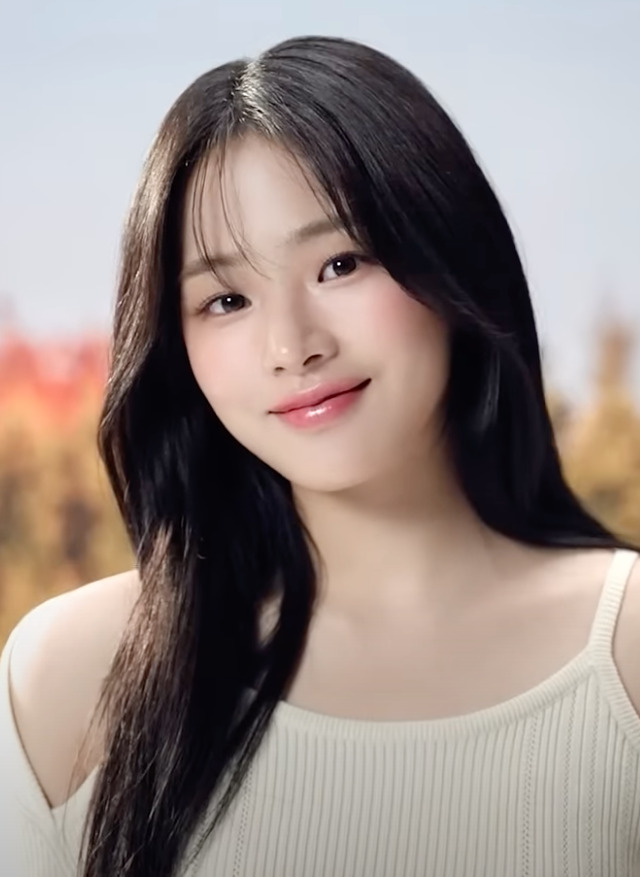
#> input picture resources/minji.jpg, 640 x 877 px, found by its file name
$ python chapter6.py
#> lines starting #> are read from the running program, lines starting #| are printed output that depends on the picture
import cv2
import numpy as np

# ============================================================
# CHAPTER 6: STACK IMAGES (MENYUSUN BANYAK GAMBAR DALAM 1 WINDOW)
# ============================================================
# Tujuan:
# - Biar kita bisa melihat beberapa hasil proses OpenCV sekaligus (grid)
# - Contoh: Original | Gray | Blur / Canny | Dilate | Erode
#
# Problem:
# - np.hstack / np.vstack butuh gambar dengan ukuran (height,width) sama
# - dan jumlah channel sama (BGR=3). Kalau ada grayscale (1 channel) -> harus diubah ke BGR
#
# Solusi:
# - Resize semua gambar ke ukuran patokan
# - Convert grayscale -> BGR
# - Lalu stack horizontal dan vertical


def stackImages(scale, imgArray):
    """
    scale    : skala ukuran gambar (misal 0.5 = 50% dari ukuran patokan)
    imgArray : bisa 2 bentuk:
               - 1D: [img1, img2, img3]            -> hasil 1 baris
               - 2D: [[img1, img2], [img3, img4]]  -> hasil grid
    return   : 1 gambar besar hasil gabungan
    """

    rows = len(imgArray)                  # jumlah baris
    rowsAvailable = isinstance(imgArray[0], list)  # True jika 2D list

    # Kalau 2D list, jumlah kolom diambil dari baris pertama
    cols = len(imgArray[0]) if rowsAvailable else len(imgArray)

    # Ambil ukuran patokan dari gambar pertama (paling kiri atas)
    # shape[:2] -> (height, width)
    if rowsAvailable:
        height, width = imgArray[0][0].shape[:2]
    else:
        height, width = imgArray[0].shape[:2]

    # =========================
    # KASUS A: GRID (2D LIST)
    # =========================
    if rowsAvailable:
        for r in range(rows):
            for c in range(cols):
                # 1) Samakan ukuran dulu
                if imgArray[r][c].shape[:2] == (height, width):
                    # kalau sama, cukup scale
                    imgArray[r][c] = cv2.resize(imgArray[r][c], (0, 0), None, scale, scale)
                else:
                    # kalau beda, resize ke patokan dulu, lalu scale
                    imgArray[r][c] = cv2.resize(imgArray[r][c], (width, height), None, scale, scale)

                # 2) Samakan channel
                # grayscale punya shape (h,w) -> len(shape)==2
                # convert agar jadi BGR (h,w,3), supaya bisa di-stack bareng gambar warna
                if len(imgArray[r][c].shape) == 2:
                    imgArray[r][c] = cv2.cvtColor(imgArray[r][c], cv2.COLOR_GRAY2BGR)

        # Gabungkan tiap baris secara horizontal
        hor_list = []
        for r in range(rows):
            hor_list.append(np.hstack(imgArray[r]))

        # Gabungkan semua baris secara vertical -> jadi grid utuh
        ver = np.vstack(hor_list)
        return ver

    # =========================
    # KASUS B: 1 BARIS (1D LIST)
    # =========================
    else:
        for i in range(rows):
            # 1) Samakan ukuran
            if imgArray[i].shape[:2] == (height, width):
                imgArray[i] = cv2.resize(imgArray[i], (0, 0), None, scale, scale)
            else:
                imgArray[i] = cv2.resize(imgArray[i], (width, height), None, scale, scale)

            # 2) Samakan channel
            if len(imgArray[i].shape) == 2:
                imgArray[i] = cv2.cvtColor(imgArray[i], cv2.COLOR_GRAY2BGR)

        # Gabungkan semua gambar jadi 1 baris
        return np.hstack(imgArray)


# =========================
# CONTOH PEMAKAIAN
# =========================
img = cv2.imread("Resources/minji.jpg")
#> img is the input picture: shape (877, 640, 3); mean B, G, R 134.2, 138.9, 151.8
if img is None:
    raise FileNotFoundError("Gambar tidak ditemukan. Cek path: Resources/minji.jpg")

imgGray = cv2.cvtColor(img, cv2.COLOR_BGR2GRAY)
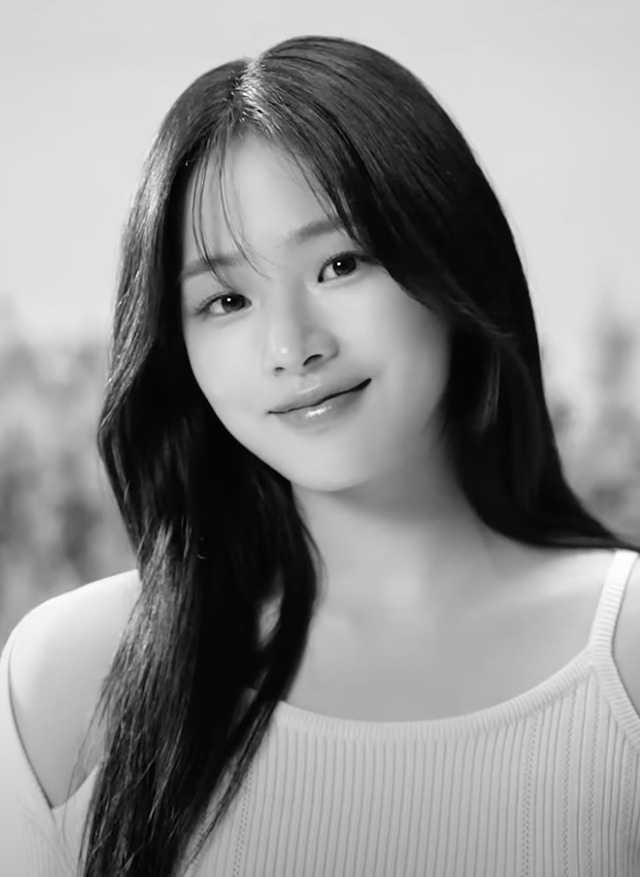
#> imgGray: shape (877, 640); min 1, max 254, mean 142.2

# Buat grid 2 baris x 3 kolom
# Baris 1: Original | Gray | Original
# Baris 2: Original | Original | Original
imgStack = stackImages(0.5, [
    [img, imgGray, img],
    [img, img,     img]
])
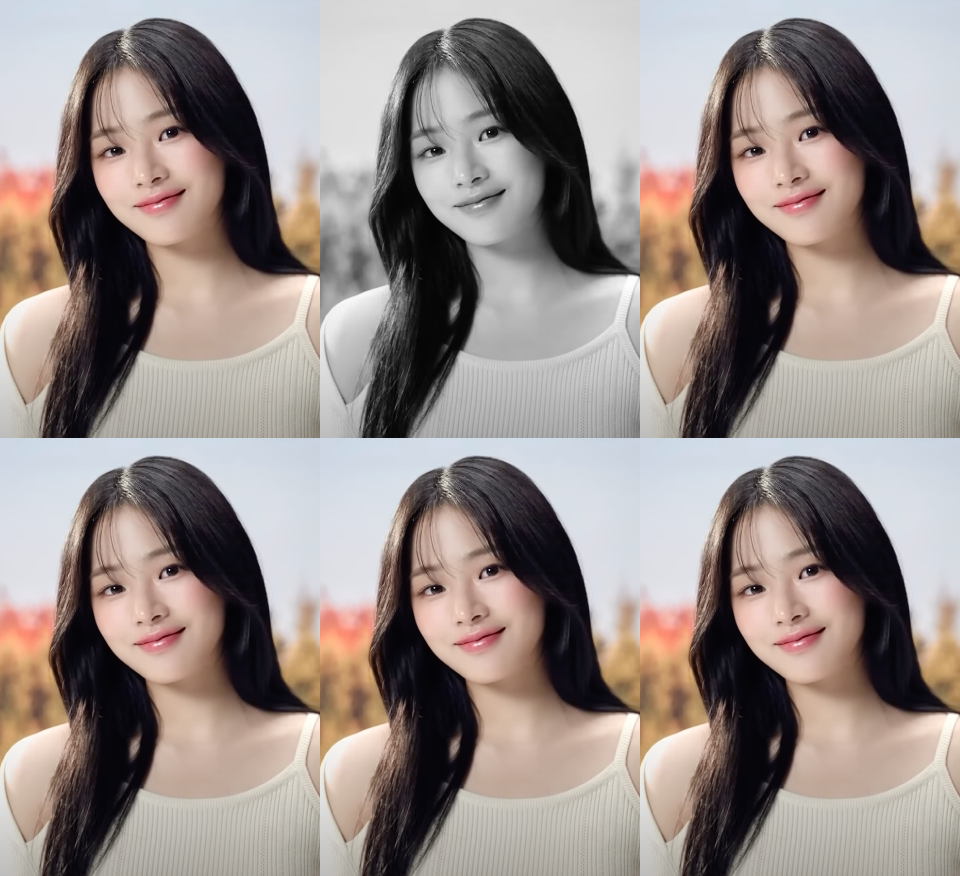
#> imgStack: shape (876, 960, 3); mean B, G, R 135.6, 139.5, 150.3

cv2.imshow("CHAPTER 6 - ImageStack", imgStack)
cv2.waitKey(0)
cv2.destroyAllWindows()

$ run again, with resources/cards.jpg copied over resources/minji.jpg
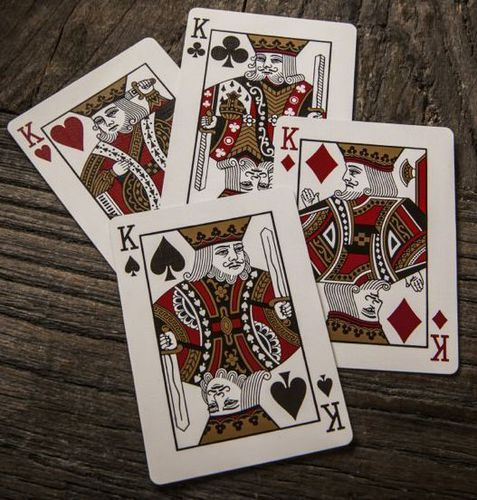
#> input picture resources/cards.jpg, 477 x 500 px, found by its file name
#> img is the input picture: shape (500, 477, 3); mean B, G, R 88.1, 96.6, 109.6
#> `imgGray = cv2.cvtColor(img, cv2.COLOR_BGR2GRAY)`:
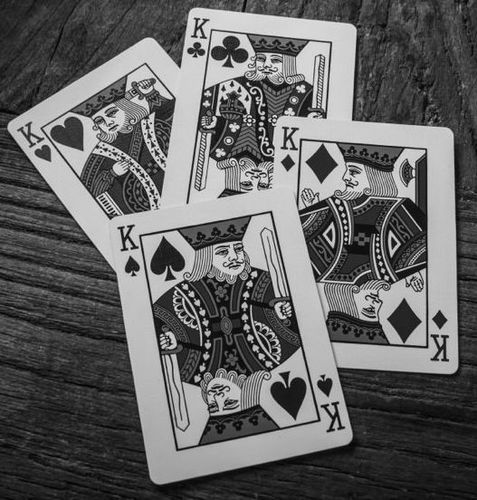
#> imgGray: shape (500, 477); min 1, max 251, mean 99.5
#> `imgStack = stackImages(0.5, [ [img, imgGray, img], [img, img,     img]..`:
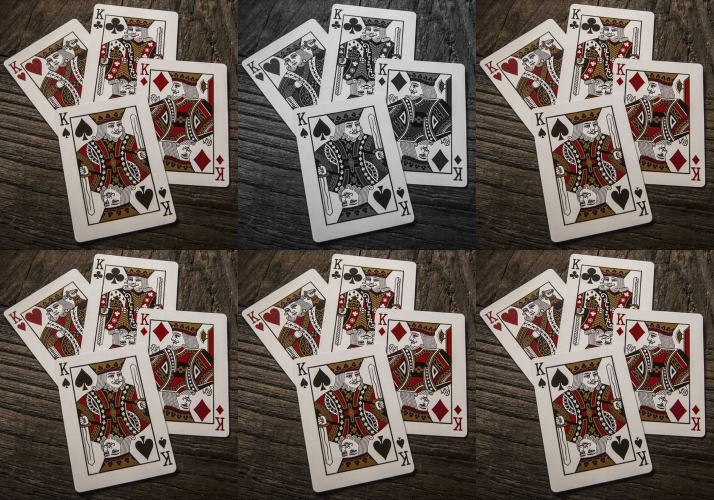
#> imgStack: shape (500, 714, 3); mean B, G, R 90.3, 97.3, 108.1
